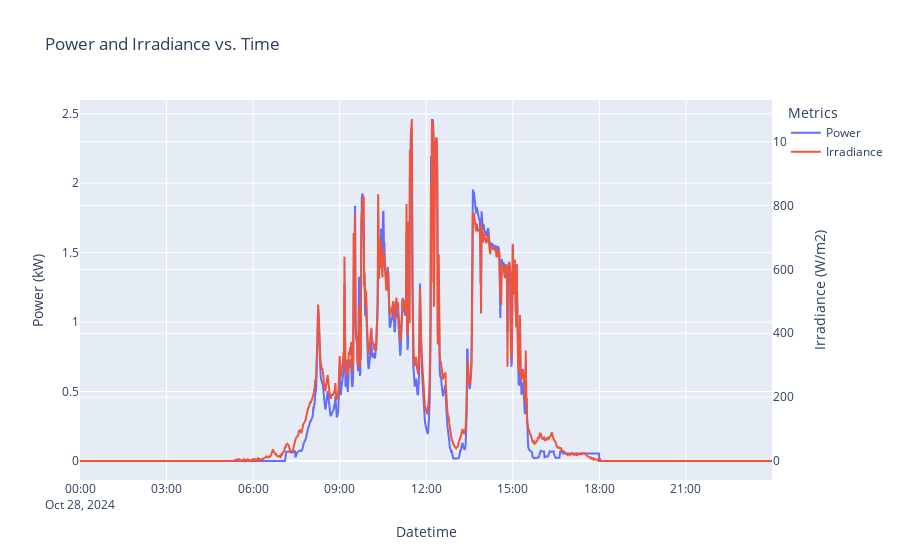

Source (notebook cell):
### Markdown cell above
# 2024-10-28 data power and irradiance not match

### Code cell
y,m,d = 2024,10,28
P_df, I_df = read_and_plot(y,m,d)

### Figure 1 — Plotly figure (JSON) as saved in the notebook; plotly's stock layout.template omitted (floating-point values rounded to 4 significant figures; data arrays with more than 128 entries replaced by an {"elided": "..."} marker saying what was removed)
{"data": [{"mode": "lines", "name": "Power", "type": "scatter", "x": {"elided": "1440 str values"}, "y": {"elided": "1440 float values"}, "yaxis": "y"}, {"mode": "lines", "name": "Irradiance", "type": "scatter", "x": {"elided": "1440 str values"}, "y": {"elided": "1440 int values"}, "yaxis": "y2"}], "layout": {"legend": {"title": {"text": "Metrics"}}, "title": {"text": "Power and Irradiance vs. Time"}, "xaxis": {"title": {"text": "Datetime"}}, "yaxis": {"side": "left", "title": {"text": "Power (kW)"}}, "yaxis2": {"overlaying": "y", "side": "right", "title": {"text": "Irradiance (W/m2)"}}}}
